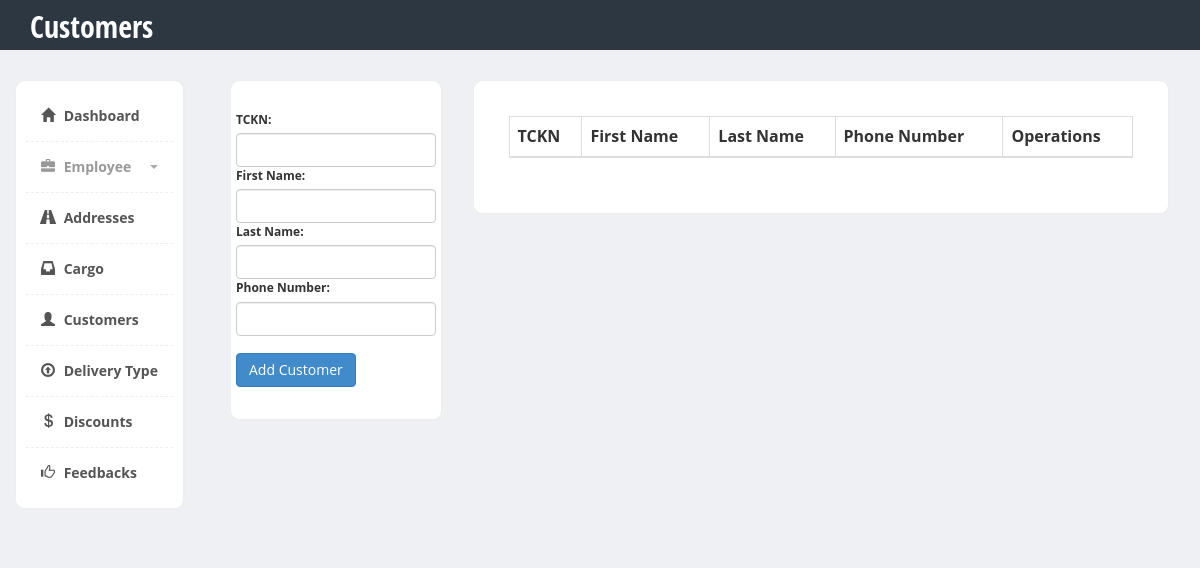
The page /VTProject/customers.php on the database as committed earlier.
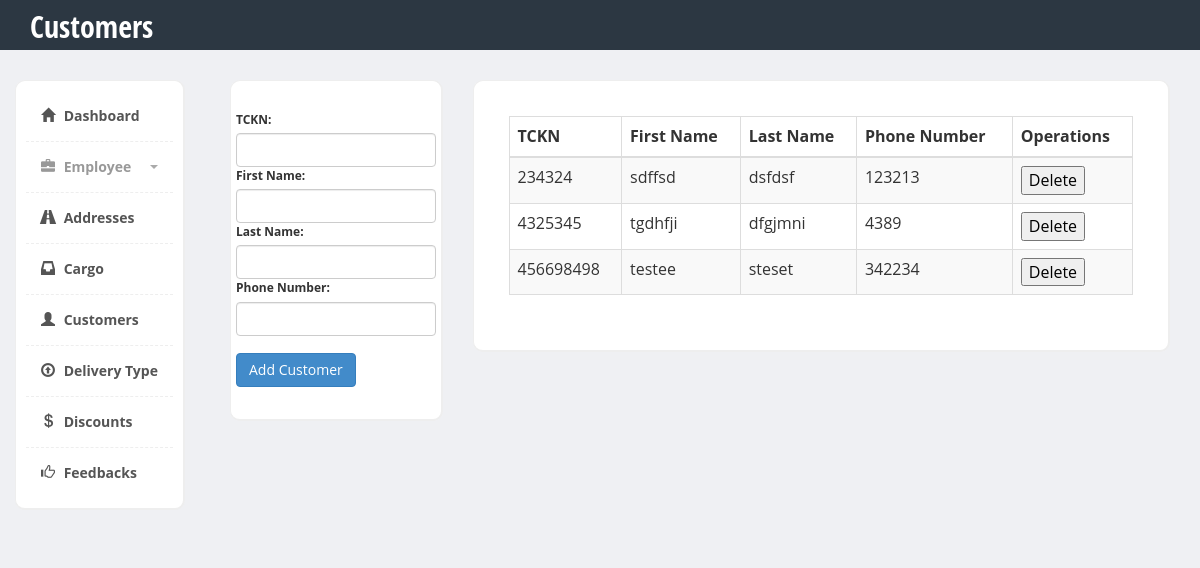
The same page on the database as committed later.
### tables this page shows
CREATE TABLE `customer` (
  `TCKN` bigint(11) NOT NULL
);

CREATE TABLE `person` (
  `TCKN` bigint(11) NOT NULL,
  `FirstName` varchar(255) NOT NULL,
  `LastName` varchar(255) NOT NULL,
  `PhoneNumber` int(20) NOT NULL
);

### VTProject/customers.php (the view, shortened to what the changed rows need)
<html><head>
        <link href="https://code.jquery.com/ui/1.10.3/themes/redmond/jquery-ui.css" rel="stylesheet" media="screen">
        <link href="bootstrap/css/bootstrap.min.css" rel="stylesheet">
        <link href="css/styles.css" rel="stylesheet">
    </head>
    <body>
        <div class="header">
            <div class="container">
                <div class="row">
                    <div class="col-md-5">
                        <div class="logo">
                            <h1><a href="customers.php">Customers</a></h1>
                        </div>
                    </div>
                </div>
            </div>
        </div>
        <div class="page-content">
            <div class="row">
                <div class="col-md-10">
                    <div class ="col-md-9">
                        <div class="content-box-large">
                            <div class="panel-body">
                                <table class="table table-striped table-bordered" id="example" cellspacing="0" cellpadding="0" border="0">
                                    <thead>
                                        <tr>
                                            <th>TCKN</th>
                                            <th>First Name</th>
                                            <th>Last Name</th>
                                            <th>Phone Number</th>
                                            <th>Operations</th>
                                        </tr>
                                    </thead>
                                    <tbody>
                                        <?php
                                        include("config.php");
                                        $query = "CALL get_customers()";
                                        $result = mysqli_query($db, $query);
                                        while ($row = mysqli_fetch_assoc($result)) {
                                            echo '<tr>';
                                            echo "<td>" . $row["TCKN"] . "</td> <td>" . $row["FirstName"] . "</td> <td>" . $row["LastName"] . "</td> <td>" . $row["PhoneNumber"] . "</td>";
                                            echo '<form action="" method="post">';
                                            echo "</td> <td> <input type ='submit' class='button' name='delete' value='Delete' /> "
                                            . "<input type ='hidden' name='delete' value='".$row["TCKN"]."' /> </td>";
                                            echo '</form>';
                                            echo '</tr>';
                                        }
                                        ?>
                                    </tbody>
                                </table>
                            </div>
                        </div>
                    </div>
                </div>
            </div>
        </div>
        <link href="vendors/datatables/dataTables.bootstrap.css" rel="stylesheet" media="screen">
    </body></html>

Rows that differ between the two databases and show on the page:
added customer: TCKN "234324", TCKN.FirstName "sdffsd", TCKN.LastName "dsfdsf", TCKN.PhoneNumber "123213"
added customer: TCKN "4325345", TCKN.FirstName "tgdhfji", TCKN.LastName "dfgjmni", TCKN.PhoneNumber "4389"
added customer: TCKN "456698498", TCKN.FirstName "testee", TCKN.LastName "steset", TCKN.PhoneNumber "342234"
